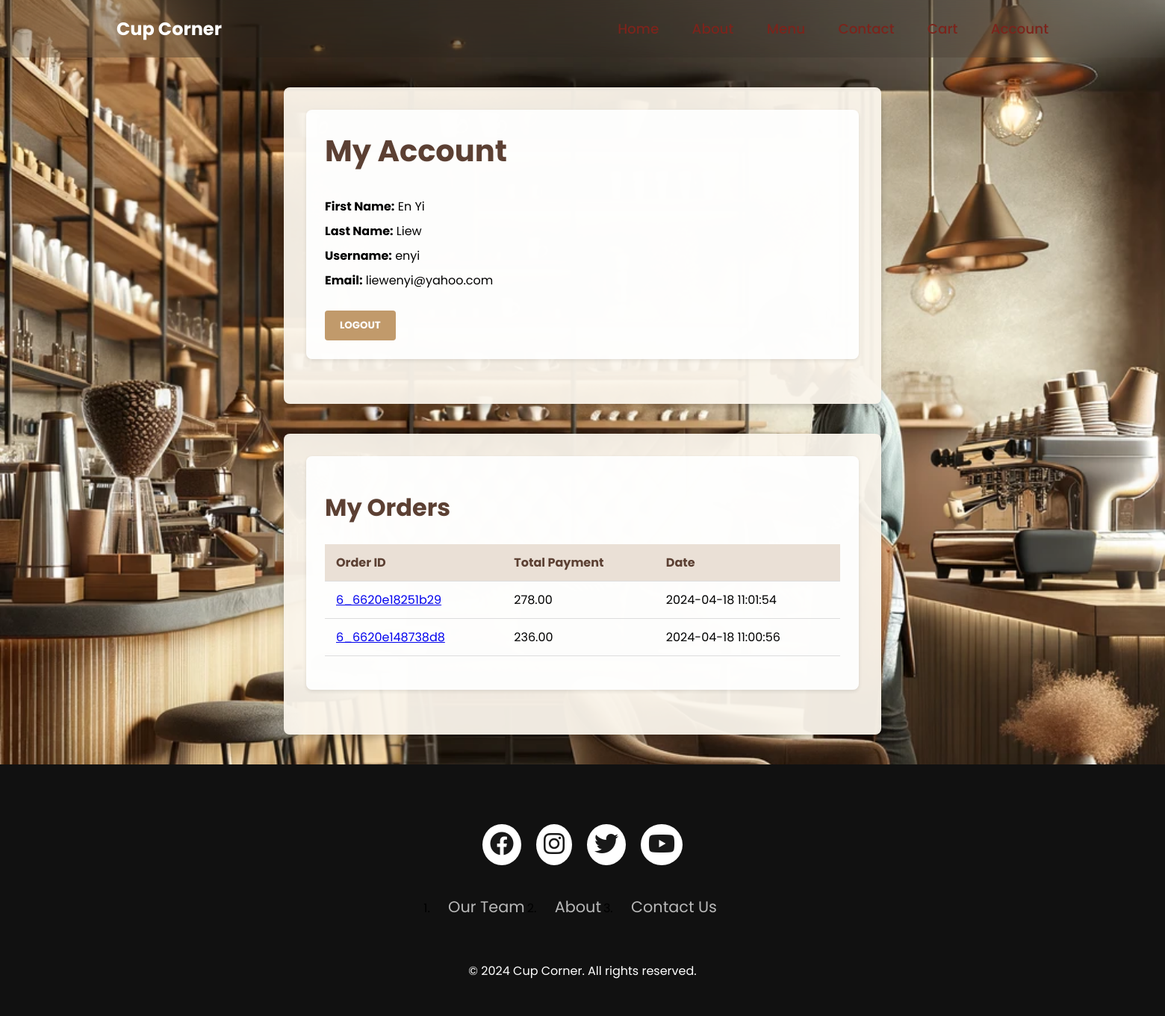
The app's page /account.php (signed in) with its own data.
### tables this page shows
CREATE TABLE `users` (
  `id` int(10) UNSIGNED NOT NULL,
  `firstname` varchar(30) NOT NULL,
  `lastname` varchar(30) NOT NULL,
  `username` varchar(50) NOT NULL,
  `email` varchar(50) NOT NULL,
  `password` varchar(20) NOT NULL
);

CREATE TABLE `orders` (
  `order_id` varchar(255) NOT NULL,
  `user_id` int(11) DEFAULT NULL,
  `total_payment` decimal(10,2) DEFAULT NULL,
  `shipping_address` varchar(255) DEFAULT NULL,
  `payment_method` varchar(50) DEFAULT NULL,
  `date_created` datetime DEFAULT NULL
);

### account.php (the view, shortened to what this page needs)
<?php
    include("config.php");
    $userId = $_SESSION['userId'];
    $query = "SELECT * FROM users WHERE id = $userId";
    $result = mysqli_query($con, $query);
    if ($result) {
        $userData = mysqli_fetch_assoc($result);
    } else {
        $error = "Failed to fetch user data";
    }
    $orderQuery = "SELECT * FROM orders WHERE user_id = $userId ORDER BY date_created DESC";
    $orderResult = mysqli_query($con, $orderQuery);
    if ($orderResult) {
        $orders = mysqli_fetch_all($orderResult, MYSQLI_ASSOC);
    } else {
        $error = "Failed to fetch user orders";
    }
?>
<!DOCTYPE html>
<html lang="en">
<head>
    <link rel="stylesheet" href="reAccount.css">
</head>
<body>
    <?php include("include/navbar.php") ?>
    <div class="container">
        <div class="box">
            <div class="form-box">
                <h1>My Account</h1>
                <div class="user-info">
                    <p><strong>First Name:</strong> <?php echo $userData['firstname']; ?></p>
                    <p><strong>Last Name:</strong> <?php echo $userData['lastname']; ?></p>
                    <p><strong>Username:</strong> <?php echo $userData['username']; ?></p>
                    <p><strong>Email:</strong> <?php echo $userData['email']; ?></p>
                </div>
                <form action="" method="post">
                    <input type="submit" name="logout" value="Logout" class="logout-button">
                </form>
            </div>
        </div>
    </div>
    <div class="container">
        <div class="box">
            <div class="form-box">
                <h2>My Orders</h2>
                <div class="orders">
                    <?php if (isset($orders) && !empty($orders)) { ?>
                        <table>
                            <thead>
                                <tr>
                                    <th>Order ID</th>
                                    <th>Total Payment</th>
                                    <th>Date</th>
                                </tr>
                            </thead>
                            <tbody>
                                <?php foreach ($orders as $order) { ?>
                                    <tr>
                                        <td><a href="order_details.php?order_id=<?php echo $order['order_id']; ?>"><?php echo $order['order_id']; ?></a></td>
                                        <td><?php echo $order['total_payment']; ?></td>
                                        <td><?php echo $order['date_created']; ?></td>
                                    </tr>
                                <?php } ?>
                            </tbody>
                        </table>
                    <?php } else { ?>
                        <p>No orders found.</p>
                    <?php } ?>
                </div>
            </div>
        </div>
    </div>
    <footer>
        <?php include('include/footer.php'); ?>
    </footer>
</body>
</html>

### reAccount.css (style rules this page uses)
body { font-family: 'Poppins', sans-serif; background: url("images/backgroundaccount2.webp") no-repeat center center fixed; background-size: cover; margin: 0; padding: 0; }
.container { max-width: 800px; margin: 40px auto; background: rgba(250, 245, 235, 0.95); border-radius: 8px; box-shadow: 0 4px 8px rgba(0, 0, 0, 0.2); padding: 30px; overflow: hidden; }
.box { margin-bottom: 30px; }
.form-box { background: rgba(255, 255, 255, 0.9); padding: 25px; border-radius: 8px; box-shadow: 0 2px 5px rgba(0, 0, 0, 0.1); margin-bottom: 20px; }
h1, h2, th, .btn { color: #5C4033; }
h1 { font-size: 2.5rem; margin-bottom: 0.8em; }
h2 { font-size: 2rem; margin-top: 20px; margin-bottom: 0.8em; }
p, th, td { margin: 0.5em 0; }
table { width: 100%; border-collapse: collapse; margin: 20px 0; }
th, td { padding: 12px 15px; text-align: left; border-bottom: 1px solid #ddd; }
th { background-color: #eae0d6; }
.logout-button { background-color: #C19A6B; color: white; padding: 10px 20px; border: none; border-radius: 4px; cursor: pointer; font-weight: bold; text-transform: uppercase; transition: all 0.3s ease; text-decoration: none; display: inline-block; margin-top: 20px; }

### include/navbar.php (style rules this page uses)
* { margin: 0; padding: 0; box-sizing: border-box; font-family: "Poppins", sans-serif; }

### records on screen
users: firstname "En Yi", lastname "Liew", username "enyi", email "liewenyi@yahoo.com"
orders: order_id "6_6620e18251b29", total_payment "278.00", date_created "2024-04-18 11:01:54"
orders: order_id "6_6620e148738d8", total_payment "236.00", date_created "2024-04-18 11:00:56"
